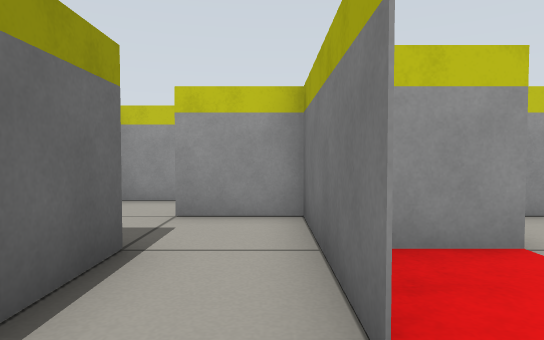
[1] (above)

14 first-person views from a walk through a Gazebo world. The camera is 0.46 m above the floor, tilts 2° down and sees 75° across. The floor is counted in squares, 0.5 m on a side. Each view is taken from the middle of a square. On the plan, view 1 faces up. The plan holds only what a view shows up to about 12 squares ahead; the rest is blank.

[2]
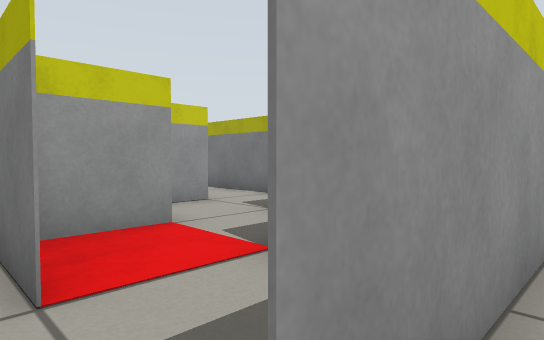

[3]
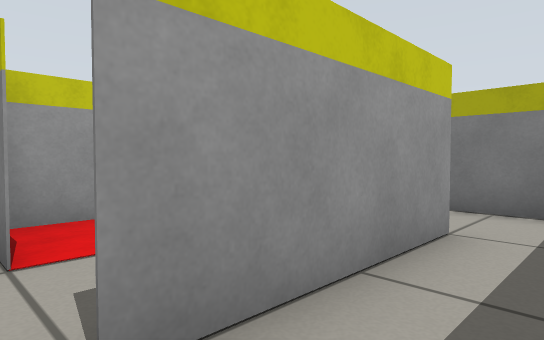

[4]
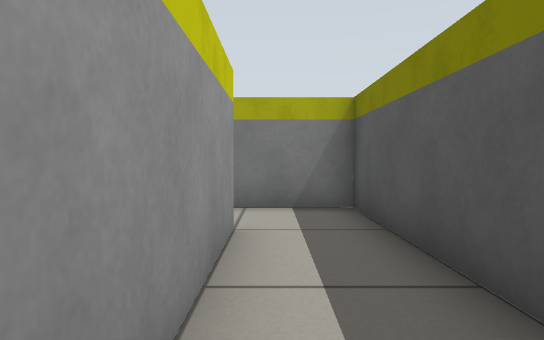

[5]
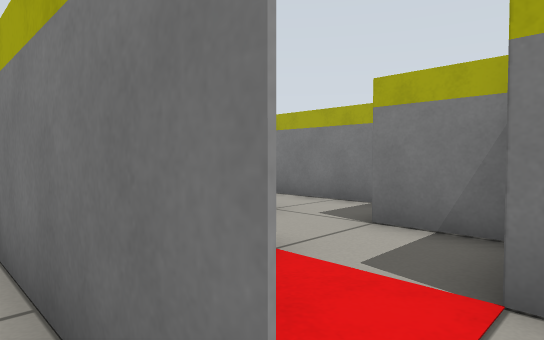

[6]
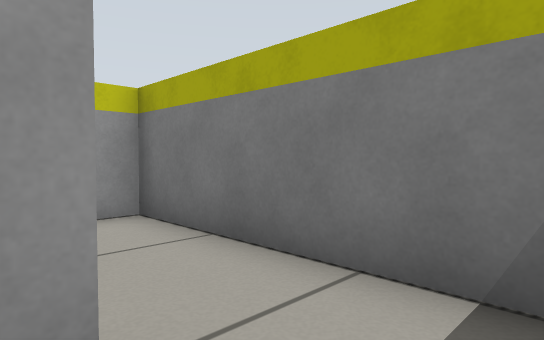

[7]
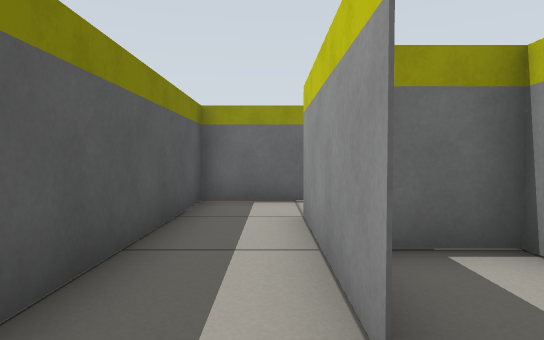

[8]
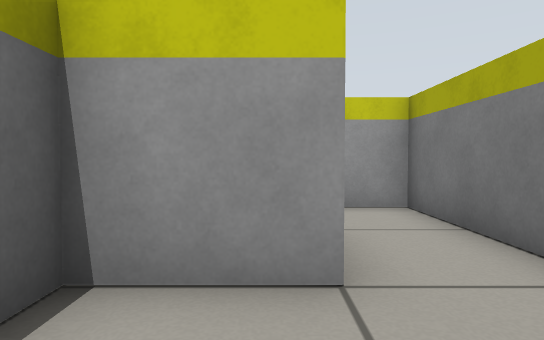

[9]
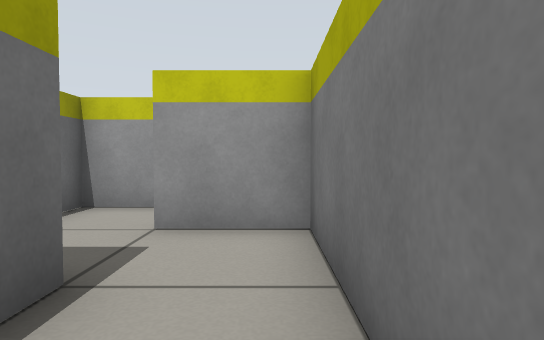

[10]
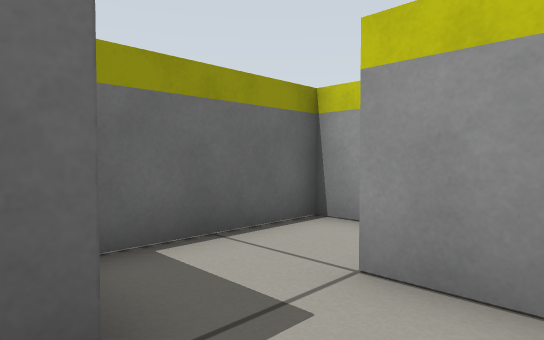

[11]
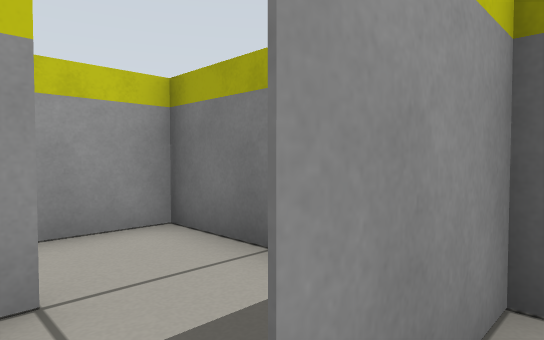

[12]
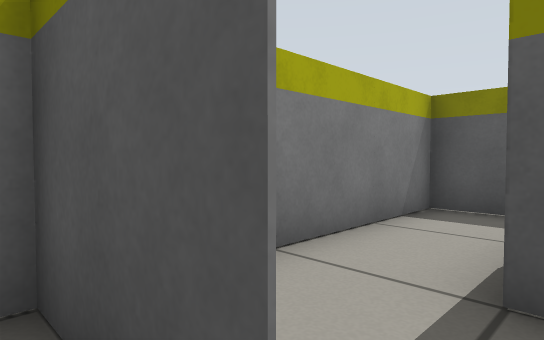

[13]
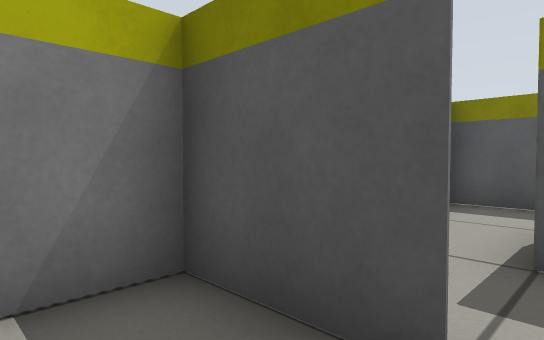

[14]
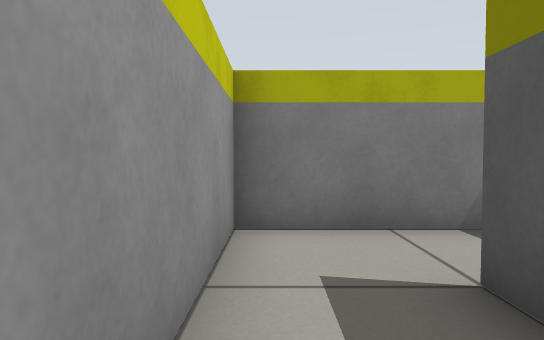

### Floor plan
Key: @ floor where view 1 was taken; # wall or solid block; . floor.
Columns run from 3 left of view 1 to 7 right of it. Each row starts with its distance up from view 1.
 14       #####
 13      . ...#
 12      ###..#
 11       #...#
 10       #.###
  9       #...#
  8 ##    ##..#
  7  .     ##.#
  6  .### ###.#
  5  ...# #...#
  4  #..###.###
  3  # .#...#.#
  2   #.#.###.#
  1   #...#...#
  0   #@####..#
 -1   #.......#
 -2   #.......#
 -3  ##########

Positions as (right, up) in squares from view 1, and headings:
1: (0, 0), facing up
2: (0, -1), facing up-right
3: (0, -2), facing up-right
4: (0, -1), facing right
5: (0, 1), facing up-right
6: (4, -2), facing up-right
7: (6, -1), facing left
8: (4, 3), facing up
9: (6, 5), facing up
10: (6, 7), facing up-left
11: (4, 9), facing up-right
12: (4, 10), facing down-right
13: (4, 11), facing down-right
14: (2, 13), facing right
